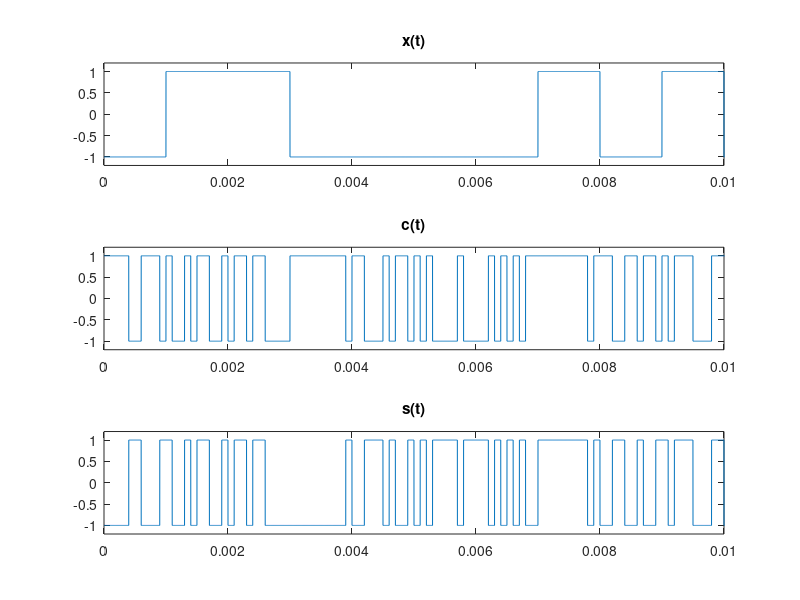
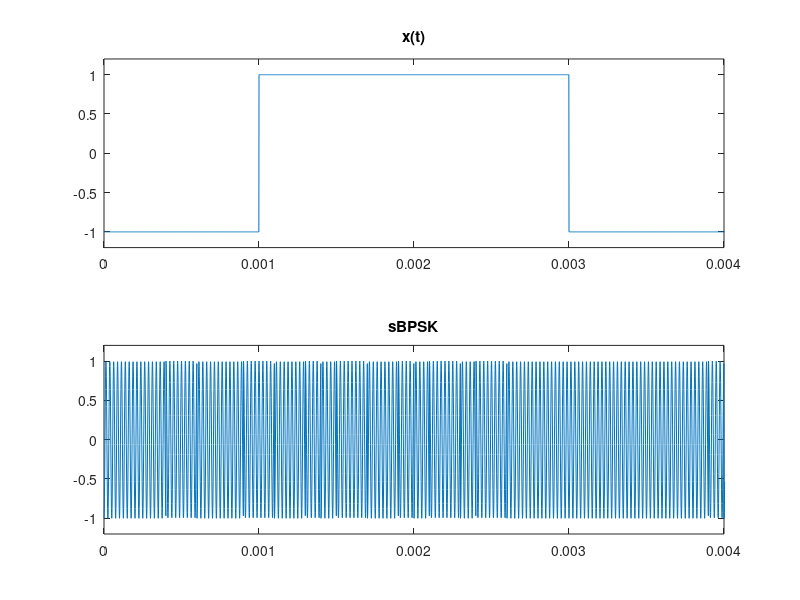

The MATLAB source for these figures, in order:
%% Questão 1 - Trabalho DSSS

clc;clear all;

Nb = 1000;	% Número de bits transmitidos
L = 200;	% Código: pseudo-aleatório de período
N = 10;     % Número de chips por bit de informação
fc = 40000; % Modulação BPSK 
spc = 100;  % Número de amostras por chip
spb = spc*N;% Taxa de amostras por bit
Rb = 1000;	% Taxa de bits
fa = Rb*spb;% Frequência de amostragem
Tb = 1/Rb;  % Tempo de bit
Ta = 1/fa;  % Tempo de amostragem
D = Nb*Tb;   % Duração
M = 1e6;    % Número de amostras
t = D*(0:(M-1))/M; % Vetor de tempo

Portadora = cos(2*pi*fc*t); % Portadora

% Cria informação e código 
xt = randi([0 1],1,Nb); % Informação aleatória
ct = randi([0 1],1,L); % Código aleatório 

% Polarização
xt_p = xt.*2-1; % Informação
ct_p = ct.*2-1; % Código

% Superamostragem
xt_k = kron(xt_p,ones(1,Nb));
ct_k = kron(ct_p,ones(1,spc));

% Ajusta o vetor de código
ct_conc = repmat(ct_k,1,length(xt_k)/length(ct_k));

% Informação codificada
st = ct_conc.*xt_k;

% Sinal em BPSK
sBPSK = Portadora .* st;

figure(1)
subplot(311);plot(t,xt_k);xlim([0 10*Tb]);ylim([-1.2 1.2]);title('x(t)');
subplot(312);plot(t,ct_conc);xlim([0 10*Tb]);ylim([-1.2 1.2]);title('c(t)');
subplot(313);plot(t,st);xlim([0 10*Tb]);ylim([-1.2 1.2]);title('s(t)');

% Verificamos que o resultado está correto pois onde x(t)=-1 inverte c(t) 
% para o sinal de saída s(t) e onde x(t)=-1 mantem c(t) para o sinal de 
% saída s(t)

figure(2)
subplot(211);plot(t,xt_k);xlim([0 4*Tb]);ylim([-1.2 1.2]);title('x(t)');
subplot(212);plot(t,sBPSK);xlim([0 4*Tb]);ylim([-1.2 1.2]);title('sBPSK');
